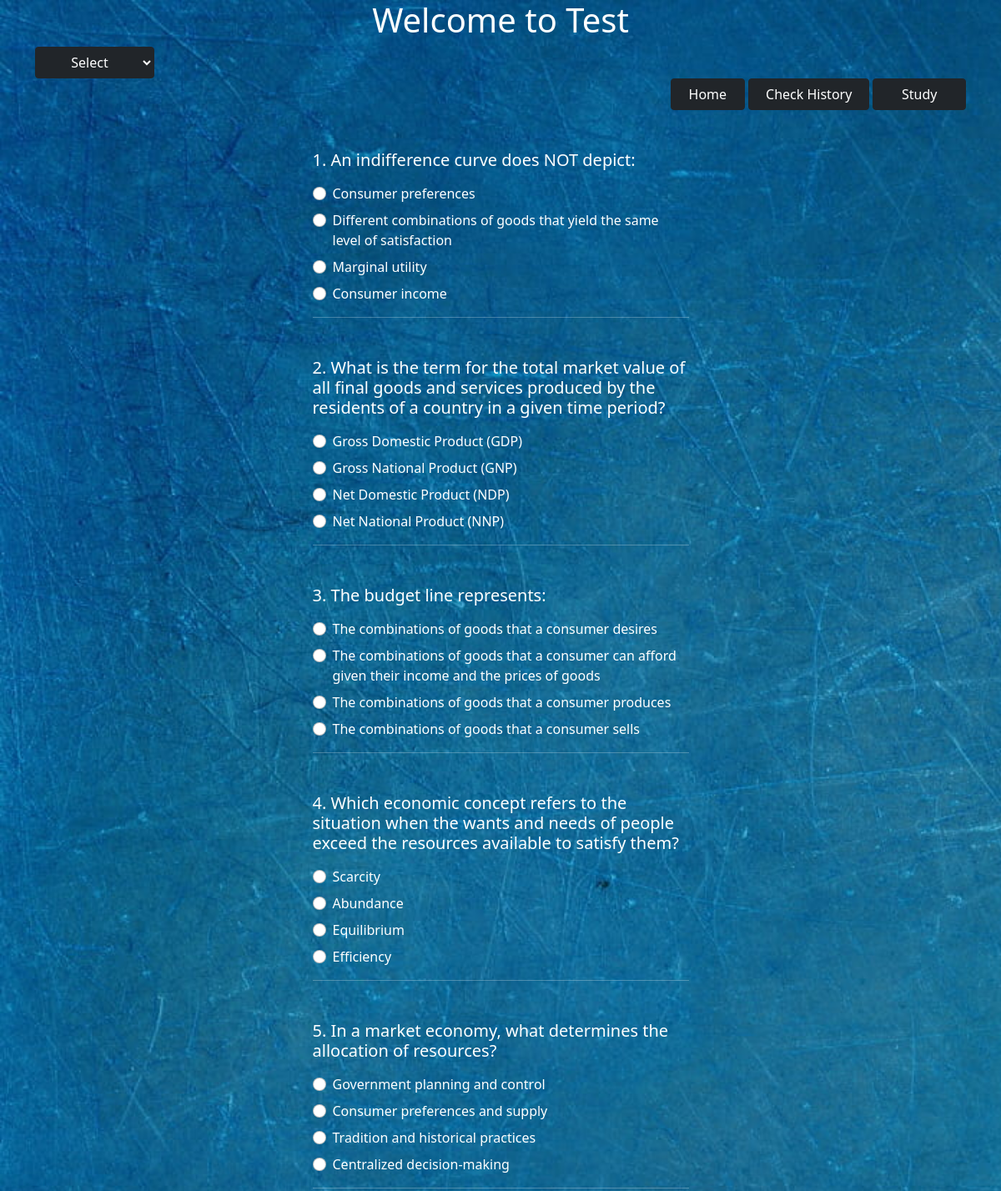
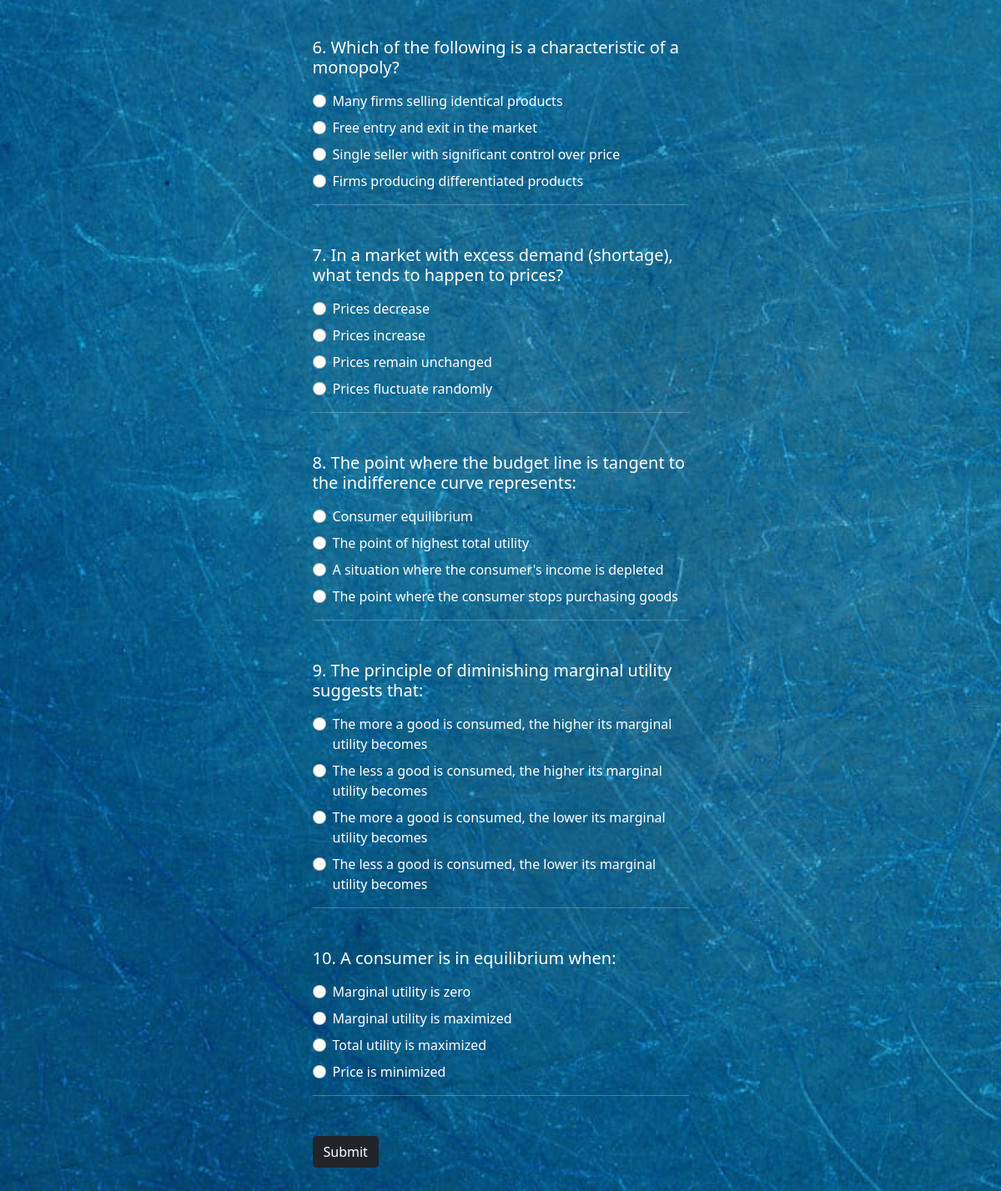
/test.php?category_id=2, run on the app's committed database (2 pictures, top to bottom).
### tables this page shows
CREATE TABLE `mytable` (
  `id` int(255) NOT NULL,
  `question` varchar(250) NOT NULL,
  `option1` varchar(250) NOT NULL,
  `option2` varchar(250) NOT NULL,
  `option3` varchar(250) NOT NULL,
  `option4` varchar(250) NOT NULL,
  `correct_answer` varchar(250) NOT NULL,
  `descriptions` varchar(255) DEFAULT NULL,
  `status` tinyint(4) NOT NULL DEFAULT 1,
  `category_id` int(255) NOT NULL
);

### test.php (the view, shortened to what this page needs)
<?php
    include("conn.php");
    $total_questions = 10;
    $category_id = 0;
    if(isset($_GET['category_id']))
    {
        $category_id = $_GET['category_id'];
    }
?>
<!DOCTYPE html>
<html>
<head>
    <link href="css/bootstrap.min.css" rel="stylesheet">
    <h1 align=center style="color:white">Welcome to Test</h1>
</head>
<body>
    <div class="container" style="color:white">
        <div class="row justify-content-center">
        <?php
        if($category_id==0 || $category_id=='')
        {
            $category_id = 0;
            $query = "SELECT id, question, option1, option2, option3, option4 FROM mytable ORDER BY RAND() LIMIT $total_questions";
        }
        else
        {
            $query = "SELECT id, question, option1, option2, option3, option4 FROM mytable WHERE category_id=$category_id ORDER BY RAND() LIMIT $total_questions";
        }
        $result = mysqli_query($conn, $query);
    ?>
                <form method="post" action="submit.php">
                    <div style="text-align: left;" name="select" style="width: 20%;">
        <select class="btn btn-dark" id="opt">
        <option value="">Select</option>
        <option value="20">20 questions</option></div></select>
       <div style="text-align: right;">
       <a href="home.php" class="btn btn-dark" name="home" value="Home" style="width: 8%;">Home</a>
    <a href="history.php" class="btn btn-dark" name="history" value="Check History" style="width: 13%;">Check History</a>
    <a href="study.php" class="btn btn-dark" name="study" value="Study" style="width: 10%;">Study</a>
</div>
    <div class="py-5 row justify-content-center">
      <div class="col-lg-5" id="st">
                    <?php
                        $counter =0;
                        while ($row = mysqli_fetch_assoc($result)):
                            $counter++;
                    ?>
                    <div class="qabox mb-5">
                        <h5 class="mb-3"><?php echo $counter.'. '.$row['question']; ?></h5>
          <div class="form-check mb-2"><input type="radio" class="form-check-input" name="answer[<?php echo $row['id']; ?>]" value="<?php echo $row['option1']; ?>"> <?php echo $row['option1']; ?></div>
          <div class="form-check mb-2"><input type="radio" class="form-check-input" name="answer[<?php echo $row['id']; ?>]" value="<?php echo $row['option2']; ?>"><?php echo $row['option2']; ?></div>
          <div class="form-check mb-2"><input type="radio" class="form-check-input" name="answer[<?php echo $row['id']; ?>]" value="<?php echo $row['option3']; ?>"><?php echo $row['option3']; ?></div>
          <div class="form-check mb-2"><input type="radio" class="form-check-input" name="answer[<?php echo $row['id']; ?>]" value="<?php echo $row['option4']; ?>"><?php echo $row['option4']; ?></div>
                        <hr>
                    </div>
                    <?php endwhile; ?>
                </form>
                <div>
                <button type="submit" class="btn btn-dark" name="submit">Submit</button>
                </div>
            </div>
        </div>
</body>
</html>

### test.php (style rules this page uses)
body { margin: 0; padding: 0; background-image: url("test.jpg"); background-size: cover; background-repeat: no-repeat; }

### data on the page
mytable: question "An indifference curve does NOT depict:", option1 "Consumer preferences", option2 "Different combinations of goods that yield the same level of satisfaction", option3 "Marginal utility", option4 "Consumer income"
mytable: question "What is the term for the total market value of all final goods and services produced by the residents of a country in a given time period?", option1 "Gross Domestic Product (GDP)", option2 "Gross National Product (GNP)", option3 "Net Domestic Product (NDP)", option4 "Net National Product (NNP)"
mytable: question "The budget line represents:", option1 "The combinations of goods that a consumer desires", option2 "The combinations of goods that a consumer can afford given their income and the prices of goods", option3 "The combinations of goods that a consumer produces", option4 "The combinations of goods that a consumer sells"
mytable: question "Which economic concept refers to the situation when the wants and needs of people exceed the resources available to satisfy them?", option1 "Scarcity", option2 "Abundance", option3 "Equilibrium", option4 "Efficiency"
mytable: question "In a market economy, what determines the allocation of resources?", option1 "Government planning and control", option2 "Consumer preferences and supply", option3 "Tradition and historical practices", option4 "Centralized decision-making"
mytable: question "Which of the following is a characteristic of a monopoly?", option1 "Many firms selling identical products", option2 "Free entry and exit in the market", option3 "Single seller with significant control over price", option4 "Firms producing differentiated products"
mytable: question "In a market with excess demand (shortage), what tends to happen to prices?", option1 "Prices decrease", option2 "Prices increase", option3 "Prices remain unchanged", option4 "Prices fluctuate randomly"
mytable: question "The point where the budget line is tangent to the indifference curve represents:", option1 "Consumer equilibrium", option2 "The point of highest total utility", option3 "A situation where the consumer's income is depleted", option4 "The point where the consumer stops purchasing goods"
mytable: question "The principle of diminishing marginal utility suggests that:", option1 "The more a good is consumed, the higher its marginal utility becomes", option2 "The less a good is consumed, the higher its marginal utility becomes", option3 "The more a good is consumed, the lower its marginal utility becomes", option4 "The less a good is consumed, the lower its marginal utility becomes"
mytable: question "A consumer is in equilibrium when:", option1 "Marginal utility is zero", option2 "Marginal utility is maximized", option3 "Total utility is maximized", option4 "Price is minimized"
